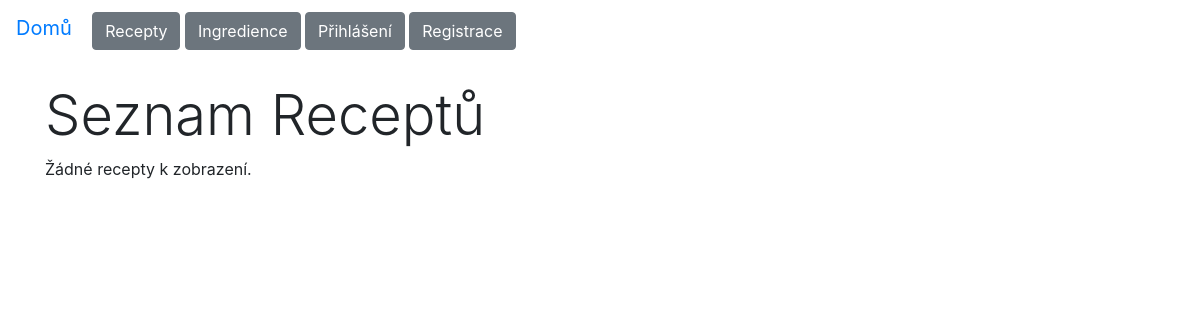
/recepty/, run on an earlier commit of the app's database.
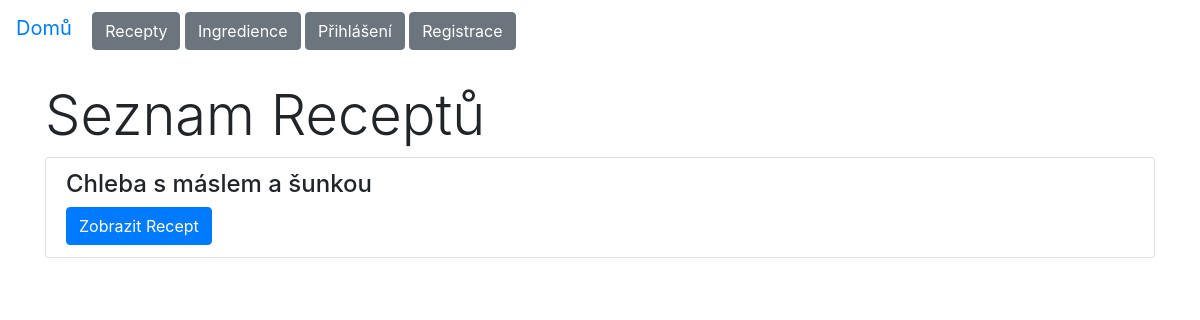
And on a later commit of the database.
### recepty/models.py (models this page shows, shortened)
class Recipe(models.Model):
    title = models.CharField(max_length=100)
    description = models.TextField()
    autor = models.ForeignKey(
        settings.AUTH_USER_MODEL,
        on_delete=models.CASCADE,
        related_name='recepty'
    )
    image = models.ImageField(upload_to='recipe_images/', blank=True, null=True)  # Fotka receptu

### recepty/views.py (the view)
# urls.py: path('recepty/', views.recipe_list, name='recipe_list'),
def recipe_list(request):
    recipes = Recipe.objects.all()
    return render(request, 'recepty/recipe_list.html', {'recipes': recipes})

### recepty/templates/recepty/recipe_list.html (shortened to what this page needs)
{% extends 'base.html' %}
{% block content %}
  <div class="container mt-4">
    <h1 class="display-4">Seznam Receptů</h1>
    {% if recipes %}
      <ul class="list-group">
        {% for recipe in recipes %}
          <li class="list-group-item">
            <h4>{{ recipe.title }}</h4>
            <a href="{% url 'recipe_detail' recipe.pk %}" class="btn btn-primary">Zobrazit Recept</a>
          </li>
        {% endfor %}
      </ul>
    {% else %}
      <p>Žádné recepty k zobrazení.</p>
    {% endif %}
  </div>
{% endblock %}

What changed in the data, as far as the page shows it:
added Recipe: title "Chleba s máslem a šunkou"
Also different on the page:
text no longer shown: "Žádné recepty k zobrazení."
